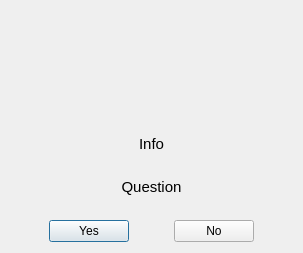
<?xml version="1.0" encoding="UTF-8"?>
<ui version="4.0">
 <class>InfoDialog</class>
 <widget class="QDialog" name="InfoDialog">
  <property name="geometry">
   <rect>
    <x>0</x>
    <y>0</y>
    <width>303</width>
    <height>253</height>
   </rect>
  </property>
  <property name="windowTitle">
   <string>Dialog</string>
  </property>
  <layout class="QHBoxLayout" name="horizontalLayout_2">
   <item>
    <layout class="QVBoxLayout" name="verticalLayout">
     <item>
      <layout class="QHBoxLayout" name="horizontalLayout_3">
       <item>
        <spacer name="horizontalSpacer_4">
         <property name="orientation">
          <enum>Qt::Horizontal</enum>
         </property>
         <property name="sizeHint" stdset="0">
          <size>
           <width>40</width>
           <height>20</height>
          </size>
         </property>
        </spacer>
       </item>
       <item>
        <widget class="QLabel" name="label">
         <property name="sizePolicy">
          <sizepolicy hsizetype="Fixed" vsizetype="Ignored">
           <horstretch>0</horstretch>
           <verstretch>0</verstretch>
          </sizepolicy>
         </property>
         <property name="minimumSize">
          <size>
           <width>100</width>
           <height>100</height>
          </size>
         </property>
         <property name="maximumSize">
          <size>
           <width>100</width>
           <height>100</height>
          </size>
         </property>
         <property name="baseSize">
          <size>
           <width>40</width>
           <height>20</height>
          </size>
         </property>
         <property name="text">
          <string/>
         </property>
         <property name="pixmap">
          <pixmap resource="fuzzyResources.qrc">:/icons/icons/info.png</pixmap>
         </property>
         <property name="scaledContents">
          <bool>true</bool>
         </property>
         <property name="alignment">
          <set>Qt::AlignCenter</set>
         </property>
         <property name="wordWrap">
          <bool>false</bool>
         </property>
        </widget>
       </item>
       <item>
        <spacer name="horizontalSpacer_5">
         <property name="orientation">
          <enum>Qt::Horizontal</enum>
         </property>
         <property name="sizeHint" stdset="0">
          <size>
           <width>40</width>
           <height>20</height>
          </size>
         </property>
        </spacer>
       </item>
      </layout>
     </item>
     <item>
      <spacer name="verticalSpacer">
       <property name="orientation">
        <enum>Qt::Vertical</enum>
       </property>
       <property name="sizeHint" stdset="0">
        <size>
         <width>20</width>
         <height>40</height>
        </size>
       </property>
      </spacer>
     </item>
     <item>
      <widget class="QLabel" name="labelInfo">
       <property name="font">
        <font>
         <pointsize>11</pointsize>
        </font>
       </property>
       <property name="text">
        <string>Info</string>
       </property>
       <property name="alignment">
        <set>Qt::AlignCenter</set>
       </property>
      </widget>
     </item>
     <item>
      <spacer name="verticalSpacer_2">
       <property name="orientation">
        <enum>Qt::Vertical</enum>
       </property>
       <property name="sizeHint" stdset="0">
        <size>
         <width>20</width>
         <height>40</height>
        </size>
       </property>
      </spacer>
     </item>
     <item>
      <widget class="QLabel" name="labelQuestion">
       <property name="font">
        <font>
         <pointsize>11</pointsize>
        </font>
       </property>
       <property name="text">
        <string>Question</string>
       </property>
       <property name="alignment">
        <set>Qt::AlignCenter</set>
       </property>
      </widget>
     </item>
     <item>
      <spacer name="verticalSpacer_3">
       <property name="orientation">
        <enum>Qt::Vertical</enum>
       </property>
       <property name="sizeHint" stdset="0">
        <size>
         <width>20</width>
         <height>40</height>
        </size>
       </property>
      </spacer>
     </item>
     <item>
      <layout class="QHBoxLayout" name="horizontalLayout">
       <item>
        <spacer name="horizontalSpacer">
         <property name="orientation">
          <enum>Qt::Horizontal</enum>
         </property>
         <property name="sizeHint" stdset="0">
          <size>
           <width>40</width>
           <height>20</height>
          </size>
         </property>
        </spacer>
       </item>
       <item>
        <widget class="QPushButton" name="btYes">
         <property name="text">
          <string>Yes</string>
         </property>
        </widget>
       </item>
       <item>
        <spacer name="horizontalSpacer_2">
         <property name="orientation">
          <enum>Qt::Horizontal</enum>
         </property>
         <property name="sizeHint" stdset="0">
          <size>
           <width>40</width>
           <height>20</height>
          </size>
         </property>
        </spacer>
       </item>
       <item>
        <widget class="QPushButton" name="btNo">
         <property name="text">
          <string>No</string>
         </property>
        </widget>
       </item>
       <item>
        <spacer name="horizontalSpacer_3">
         <property name="orientation">
          <enum>Qt::Horizontal</enum>
         </property>
         <property name="sizeHint" stdset="0">
          <size>
           <width>40</width>
           <height>20</height>
          </size>
         </property>
        </spacer>
       </item>
      </layout>
     </item>
    </layout>
   </item>
  </layout>
 </widget>
 <resources>
  <include location="fuzzyResources.qrc"/>
 </resources>
 <connections/>
</ui>
